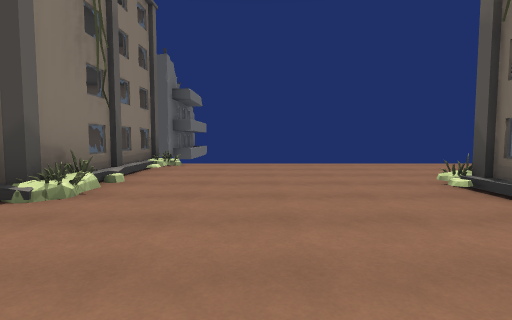
view 1 (above)

24 first-person views from a walk through a scene from a Unity 3-D project. The camera is 1.3 m above the floor, tilts 4° down and sees 80° across. The floor is counted in squares, 2.47 m on a side. Each view is taken from the middle of a square. On the plan, view 1 faces up. The plan holds only what a view shows up to about 9 squares ahead; the rest is blank. The place goes on beyond the plan. The player is left out. Door leaves are left out, so doorways stand open. Some surface patterns are stand-ins.

view 2
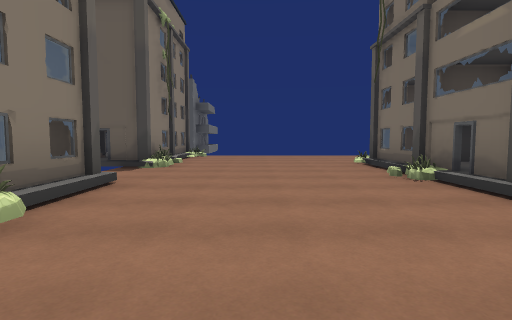

view 3
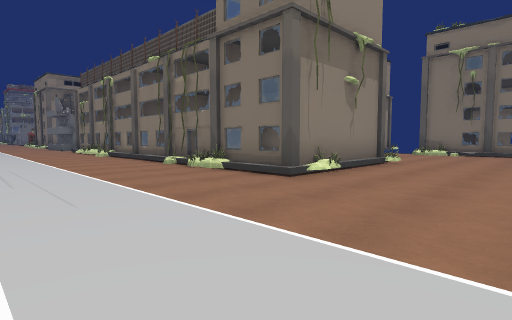

view 4
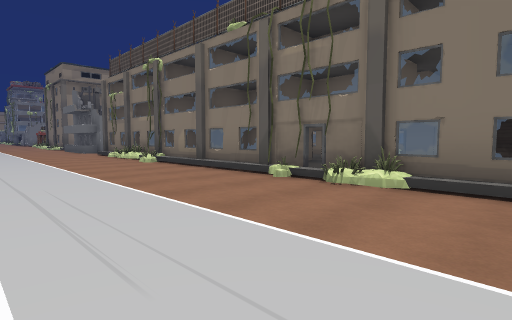

view 5
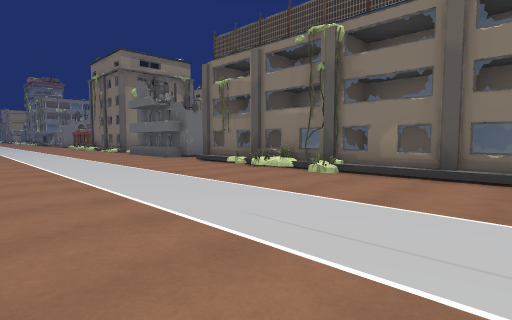

view 6
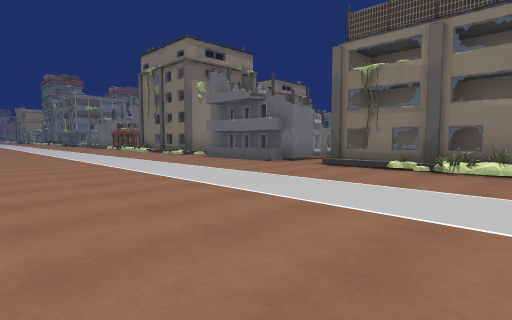

view 7
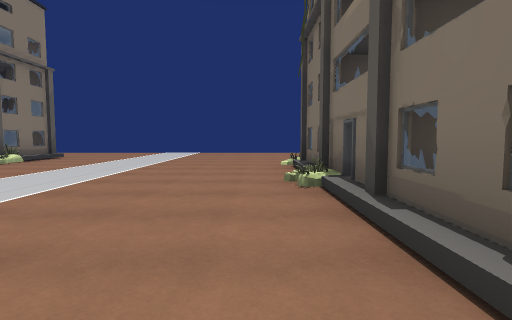

view 8
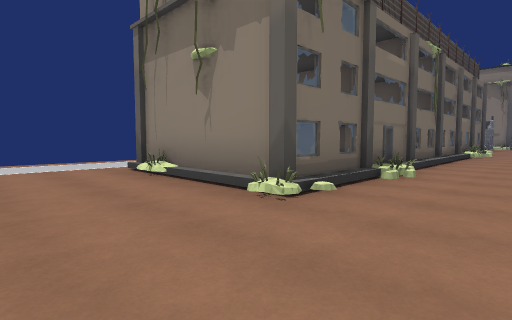

view 9
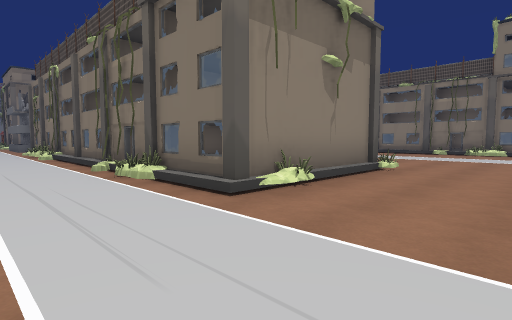

view 10
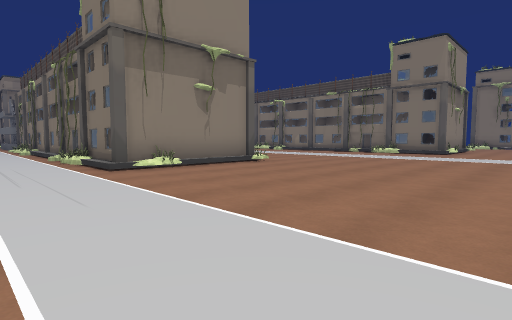

view 11
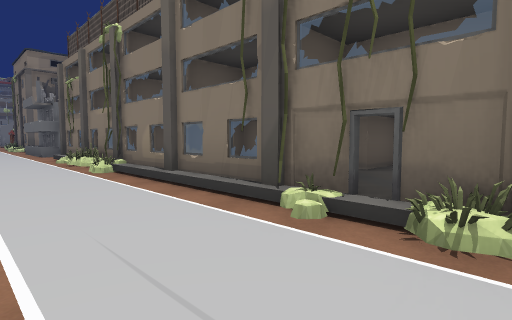

view 12
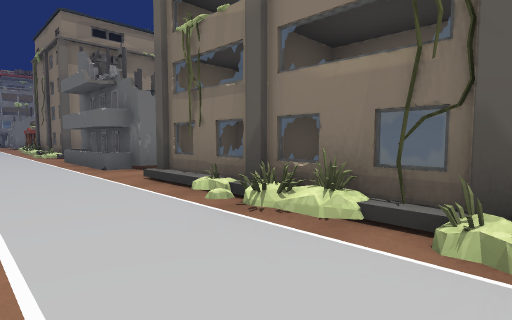

view 13
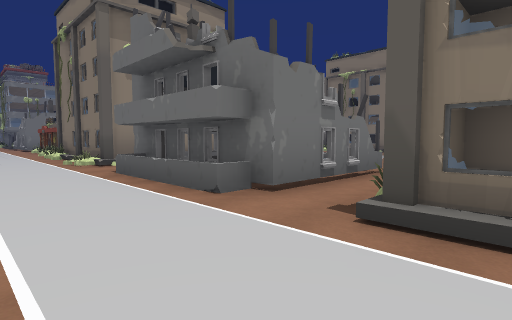

view 14
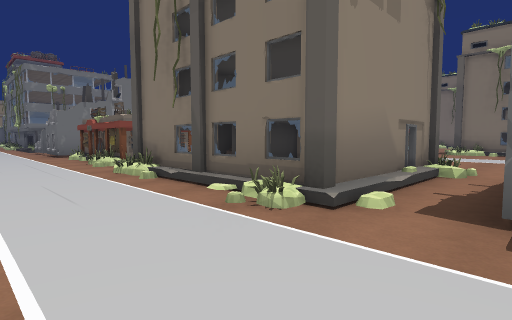

view 15
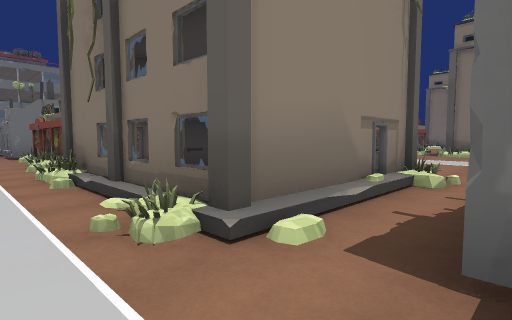

view 16
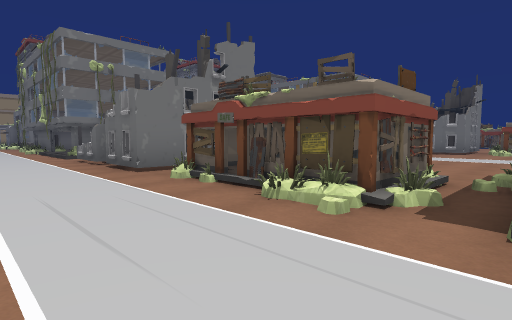

view 17
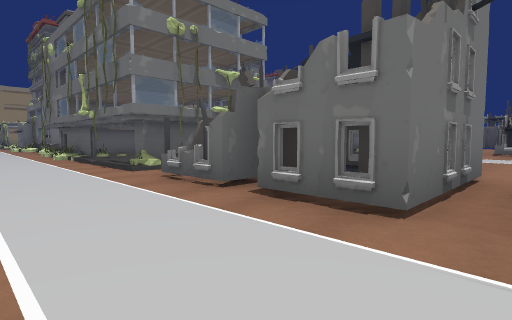

view 18
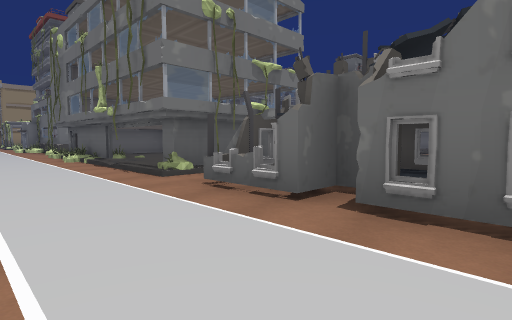

view 19
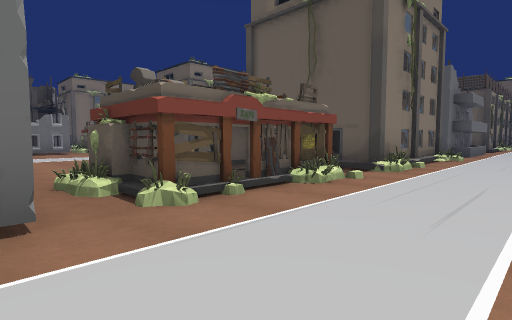

view 20
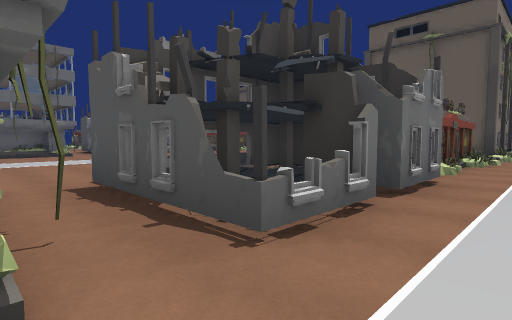

view 21
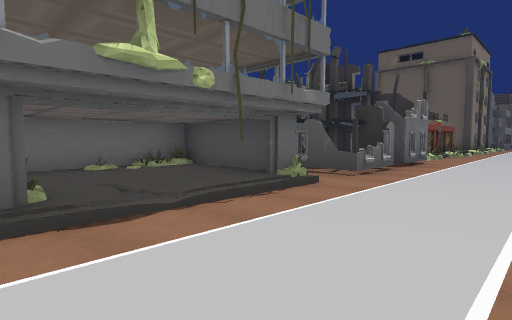

view 22
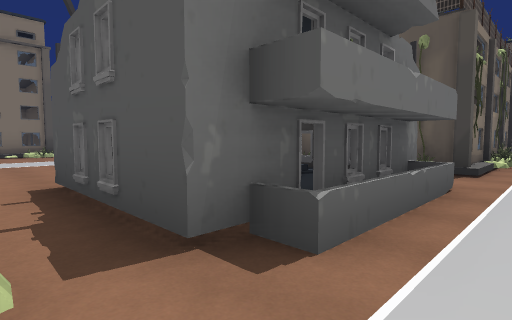

view 23
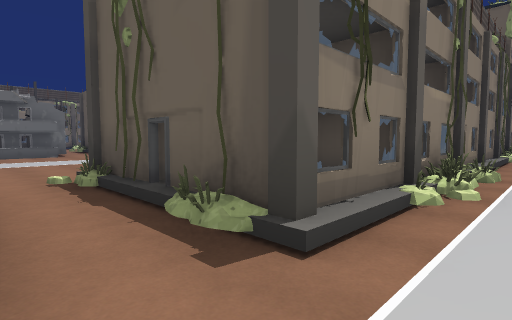

view 24
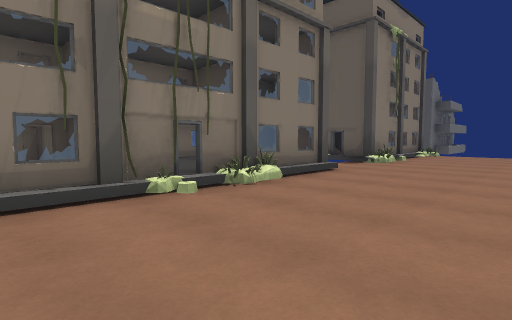

### Floor plan
Key: @ floor where view 1 was taken; # wall or solid block; x gap in a wall; . main floor; : floor 0.25 m higher than the main floor; / step, stairs or slope; D open door; = window, fence, low wall or low ledge; ^ raised ledge.
Columns run from 5 left of view 1 to 17 right of it. Each row starts with its distance up from view 1.
  7    #
  6    #...........  ......
  5    #...................
  4   ##...................
  3   ##.../###............
  2    ..../##=............
  1    ....####......#.....
  0 ####.@./###......####..
 -1  ::=.../###......#  #..
 -2   :x...  ##......x::x..
 -3 ####...  ##......####..
 -4    #...  ###.....###=..
 -5          ###.....=###..
 -6          ##......=##=..
 -7          ##......####..
 -8          ........####..
 -9         =##......####..
-10           #......###...
-11           #.......##...
-12             ....  #^#..
-13           #.....   ^#..
-14           #......#^x...
-15           #......####..
-16           #....  ####..
-17            ..    ###/..
-18                  ####..
-19                  ####..
-20             ......###..
-21             ..... D##..
-22             .....  #D..
-23              ......#...
-24           #......####..
-25           #..    ####..
-26           #......####..
-27           #.......##...
-28                 ..##...
-29                  .##...
-30                  .# ...
-31                  ^ ^#..
-32                     ^.

Positions as (right, up) in squares from view 1, and headings:
1: (0, 0), facing up
2: (0, -3), facing up
3: (9, 6), facing down-left
4: (9, 3), facing down-left
5: (10, -1), facing down-left
6: (11, -4), facing down-left
7: (11, -5), facing up
8: (10, 3), facing down-right
9: (17, 3), facing down-left
10: (17, 6), facing down-left
11: (17, -1), facing down-left
12: (17, -6), facing down-left
13: (17, -9), facing down-left
14: (17, -14), facing down-left
15: (16, -14), facing down-left
16: (17, -19), facing down-left
17: (17, -23), facing down-left
18: (17, -24), facing down-left
19: (17, -24), facing up-left
20: (16, -28), facing up-left
21: (17, -31), facing up-left
22: (16, -15), facing up-left
23: (16, -11), facing up-left
24: (1, -4), facing up-left
